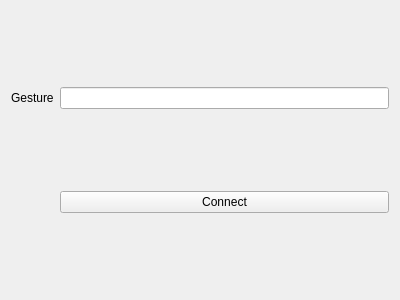
<?xml version="1.0" encoding="UTF-8"?>
<ui version="4.0">
 <class>MYOForm</class>
 <widget class="QWidget" name="MYOForm">
  <property name="geometry">
   <rect>
    <x>0</x>
    <y>0</y>
    <width>400</width>
    <height>300</height>
   </rect>
  </property>
  <property name="windowTitle">
   <string>Form</string>
  </property>
  <layout class="QGridLayout" name="gridLayout">
   <item row="0" column="0">
    <widget class="QLabel" name="label">
     <property name="text">
      <string>Gesture</string>
     </property>
    </widget>
   </item>
   <item row="0" column="1">
    <widget class="QLineEdit" name="lineEdit_gesture"/>
   </item>
   <item row="1" column="1">
    <widget class="QPushButton" name="pushButton_connect">
     <property name="text">
      <string>Connect</string>
     </property>
    </widget>
   </item>
  </layout>
 </widget>
 <resources/>
 <connections/>
</ui>
